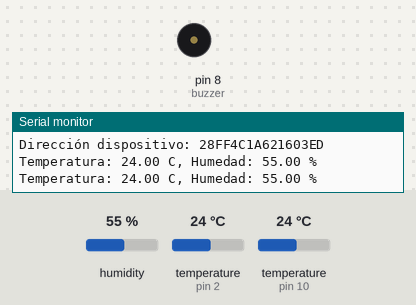
The sketch below on a simulated Arduino Uno, built with avr-gcc and run on an emulated ATmega328P. Shown: buzzer (waves = sounding, pin HIGH), the last lines printed to the serial monitor. The test bench sets the inputs (shaded band); at power-on: temperature (sensors on pin 10, pin 2) 24 °C, humidity 55 %.

Above: at 3.0 s.
3.1 s: temperature (sensor on pin 10) set to 30.1 °C
5.9 s: temperature (sensor on pin 10) set to 31.2 °C
At 7.7 s:
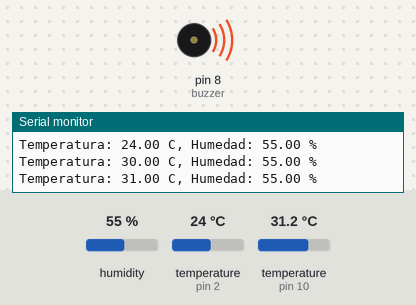
8.7 s: temperature (sensor on pin 10) set to 12 °C
At 11.9 s:
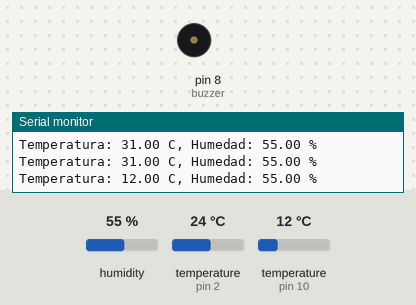
14.9 s: temperature (sensor on pin 10) set to 33 °C
At 16.2 s:
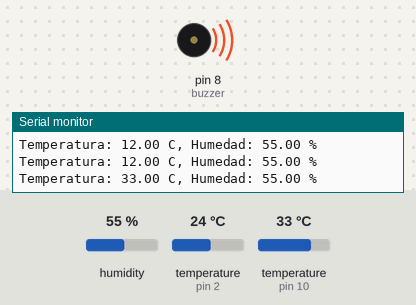
Timing chart, 0 to 17.9 s (numbered marks = the images above; inputs shaded):
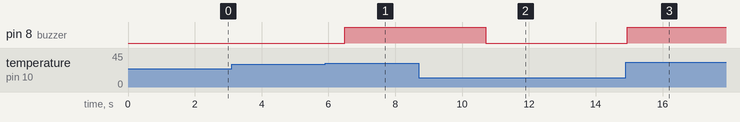

Measured:
- the behaviour switches between 30.4 and 30.5 °C on temperature (sensor on pin 10) (found by bisection; images 0 and 1)
- after the input at 5.9 s, pin 8 (buzzer): LOW → HIGH after 0.59 s
- after the input at 8.7 s, pin 8 (buzzer): HIGH → LOW after 2.0 s
- after the input at 14.9 s, pin 8 (buzzer): LOW → HIGH at once

The sketch:

DHT22_DS18B20.ino
```cpp
#include <SoftwareSerial.h>
#include <OneWire.h>
#include <DallasTemperature.h>
#include <DHT.h>

#define ONE_WIRE_BUS 10
#define DHTPIN 2
#define DHTTYPE DHT22

OneWire oneWire(ONE_WIRE_BUS);
DallasTemperature sensors(&oneWire);
DeviceAddress insideThermometer;

DHT dht(DHTPIN, DHTTYPE);

int buzzer = 8;

void setup() {
  Serial.begin(9600);

  sensors.begin();

  if (!sensors.getAddress(insideThermometer, 0)) {
    Serial.println("No se encontró la dirección del dispositivo");
  }

  Serial.print("Dirección dispositivo: ");
  printAddress(insideThermometer);
  Serial.println();

  sensors.setResolution(insideThermometer, 9);

  pinMode(buzzer, OUTPUT);

  dht.begin();
}

void printTemperature(DeviceAddress deviceAddress)
{
  sensors.requestTemperatures();
  float tempC = sensors.getTempC(insideThermometer);
  if (tempC == DEVICE_DISCONNECTED_C)
  {
    Serial.print("Error: No se puede leer la temperatura");
    Serial.println();
    return;
  }

  float humidity = dht.readHumidity();

  Serial.print("Temperatura: ");
  Serial.print(tempC);
  Serial.print(" C, Humedad: ");
  Serial.print(humidity);
  Serial.print(" %");
  Serial.println();

  if (tempC > 30) {
    digitalWrite(buzzer, HIGH);
  } else {
    digitalWrite(buzzer, LOW);
  }
}

void loop() {
  printTemperature(insideThermometer);
  delay(2000);
}

void printAddress(DeviceAddress deviceAddress)
{
  for (uint8_t i = 0; i < 8; i++)
  {
    if (deviceAddress[i] < 16) Serial.print("0");
    Serial.print(deviceAddress[i], HEX);
  }
}
```
